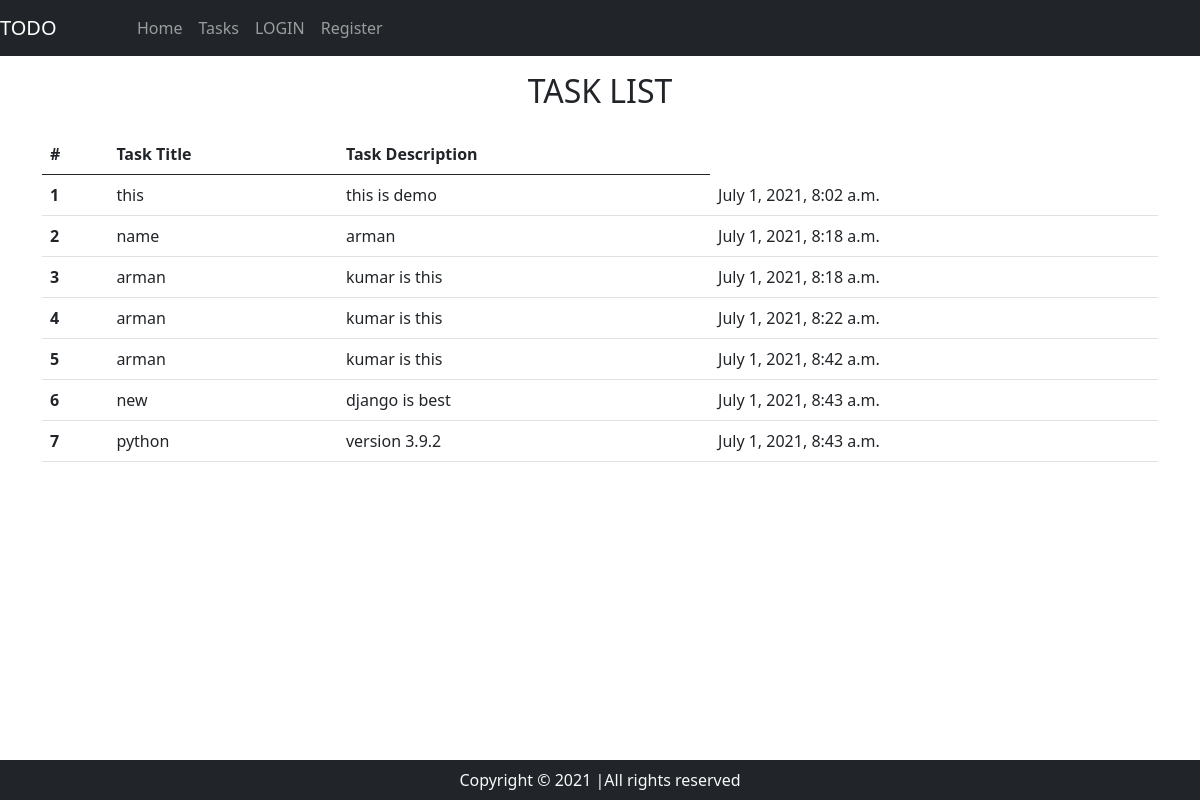
/tasks, run on an earlier commit of the app's database.
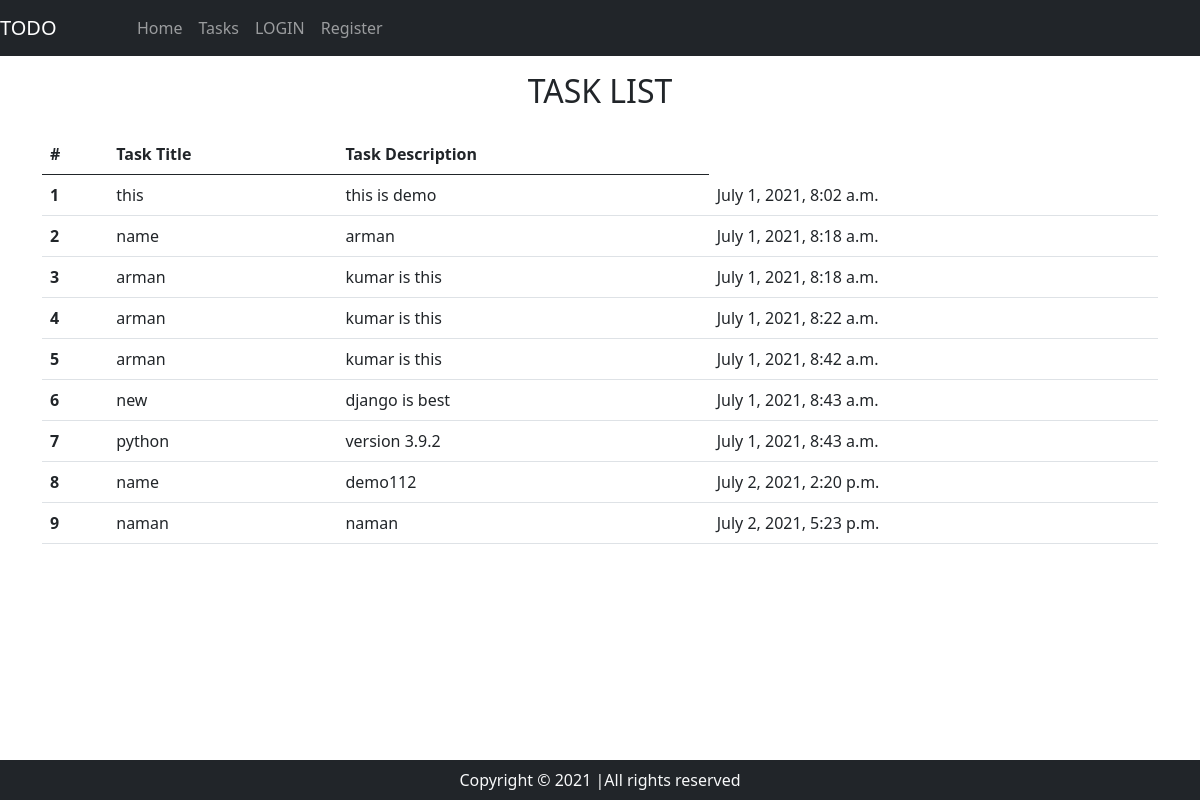
And on a later commit of the database.
### home/models.py (models this page shows, shortened)
class Task(models.Model):
    task_title=models.CharField(max_length=255)
    task_desc=models.TextField()
    time=models.DateTimeField(auto_now_add=True)

### home/views.py (the view)
# urls.py: path('tasks',views.tasks,name="tasks")
def tasks(request):
    allTasks = Task.objects.all()
    context = {'tasks':allTasks
    }
    return render(request,"tasks.html",context)

### templates/tasks.html
{% extends 'base.html' %}
{% block body %}
    <div class="container my3">
    <h2 class="text-center py-3" >TASK LIST</h2>
        <table class="table">
            <thead>
              <tr>
                <th scope="col">#</th>
                <th scope="col">Task Title</th>
                <th scope="col">Task Description</th>
              </tr>
            </thead>
            <tbody>
              {% for task in tasks %}
              <tr>
                <th scope="row"> {{forloop.counter }}</th>
                <td>{{task.task_title}}</td>
                <td>{{task.task_desc}}</td>
                <td>{{task.time}}</td>
              </tr>
              {% endfor %}
            </tbody>
          </table>
    </div>
{% endblock body %}

### templates/base.html (shortened to what this page needs)
<!doctype html>
<html lang="en">
  <head>
    <link href="https://cdn.jsdelivr.net/npm/bootstrap@5.0.2/dist/css/bootstrap.min.css" rel="stylesheet">
  </head>
  <nav class="navbar navbar-expand-lg navbar-dark bg-dark">
    <a class="navbar-brand" href="/">TODO</a>
    <div class="collapse navbar-collapse navbar-center" id="navbarSupportedContent">
      <ul class="navbar-nav margin-10px ">
        <li class="nav-item active">
          <a class="nav-link" href="/">Home </a>
        </li>
        <li class="nav-item">
          <a class="nav-link" href="/tasks">Tasks</a>
        </li>
        {% if user.is_authenticated %}
          <li class="d-flex ">
          <a class="nav-link" href="#">Hello , {{user.first_name}}</a>
        </li>
        <li class="d-flex ">
          <a class="nav-link" href="logout">Logout</a>
        </li>
        {% else %}
         <li class="d-flex ">
          <a class="nav-link" href="login">LOGIN </a>
        </li>
        <li class="d-flex ">
          <a class="nav-link" href="register">Register</a>
        </li>
        {% endif %}
      </ul>
    </div>
  </nav>
  <body>
    {% block body %}{% endblock body %}
  </body>
  <footer>
    <p class="text-center bg-dark text-light my-0 py-2 fixed-bottom"  >
    Copyright &copy; 2021 |All rights reserved
    </p>
     </footer>
</html>

What changed in the data, as far as the page shows it:
added Task: task_title "name", task_desc "demo112", time "July 2, 2021, 2:20 p.m."
added Task: task_title "naman", task_desc "naman", time "July 2, 2021, 5:23 p.m."
